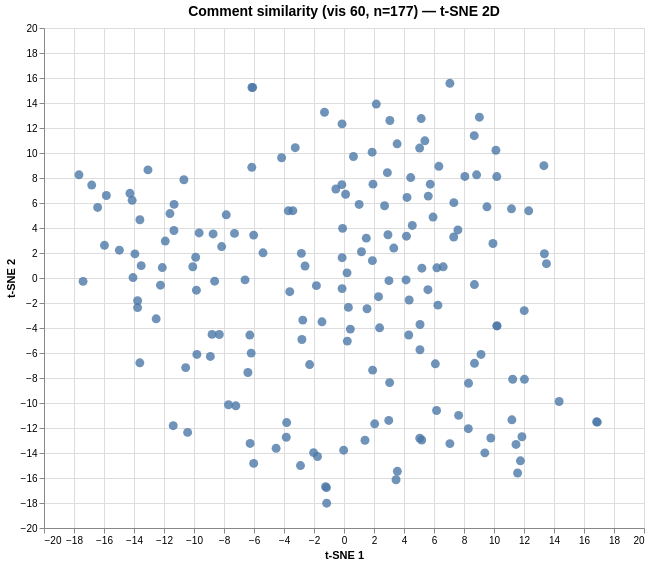

The Vega-Lite source for this figure:
### Vega specification from a JSON file in a GitHub repository (floating-point values rounded to 4 significant figures; data arrays with more than 128 entries replaced by an {"elided": "..."} marker saying what was removed)
{"$schema": "https://vega.github.io/schema/vega/v6.json", "data": [{"name": "param_1e9efca18e7a2868_store"}, {"name": "source_0", "values": {"elided": "177 records"}}, {"name": "source_0_x_domain_dim_1", "values": [{"min": -17.67, "max": 16.88}]}, {"name": "source_0_y_domain_dim_2", "values": [{"min": -18.01, "max": 15.58}]}], "signals": [{"name": "unit", "value": {}, "on": [{"events": "pointermove", "update": "isTuple(group()) ? group() : unit"}]}, {"name": "param_1e9efca18e7a2868", "update": "vlSelectionResolve(\"param_1e9efca18e7a2868_store\", \"union\")"}, {"name": "param_1e9efca18e7a2868_dim_1", "on": [{"events": [{"source": "view", "type": "dblclick"}], "update": "null"}, {"events": {"signal": "param_1e9efca18e7a2868_translate_delta"}, "update": "panLinear(param_1e9efca18e7a2868_translate_anchor.extent_x, -param_1e9efca18e7a2868_translate_delta.x / width)"}, {"events": {"signal": "param_1e9efca18e7a2868_zoom_delta"}, "update": "zoomLinear(domain(\"x\"), param_1e9efca18e7a2868_zoom_anchor.x, param_1e9efca18e7a2868_zoom_delta)"}]}, {"name": "param_1e9efca18e7a2868_dim_2", "on": [{"events": [{"source": "view", "type": "dblclick"}], "update": "null"}, {"events": {"signal": "param_1e9efca18e7a2868_translate_delta"}, "update": "panLinear(param_1e9efca18e7a2868_translate_anchor.extent_y, param_1e9efca18e7a2868_translate_delta.y / height)"}, {"events": {"signal": "param_1e9efca18e7a2868_zoom_delta"}, "update": "zoomLinear(domain(\"y\"), param_1e9efca18e7a2868_zoom_anchor.y, param_1e9efca18e7a2868_zoom_delta)"}]}, {"name": "param_1e9efca18e7a2868_tuple", "on": [{"events": [{"signal": "param_1e9efca18e7a2868_dim_1 || param_1e9efca18e7a2868_dim_2"}], "update": "param_1e9efca18e7a2868_dim_1 && param_1e9efca18e7a2868_dim_2 ? {unit: \"\", fields: param_1e9efca18e7a2868_tuple_fields, values: [param_1e9efca18e7a2868_dim_1,param_1e9efca18e7a2868_dim_2]} : null"}]}, {"name": "param_1e9efca18e7a2868_tuple_fields", "value": [{"field": "dim_1", "channel": "x", "type": "R"}, {"field": "dim_2", "channel": "y", "type": "R"}]}, {"name": "param_1e9efca18e7a2868_translate_anchor", "value": {}, "on": [{"events": [{"source": "scope", "type": "pointerdown"}], "update": "{x: x(unit), y: y(unit), extent_x: domain(\"x\"), extent_y: domain(\"y\")}"}]}, {"name": "param_1e9efca18e7a2868_translate_delta", "value": {}, "on": [{"events": [{"source": "window", "between": [{"source": "scope", "type": "pointerdown"}, {"source": "window", "type": "pointerup"}], "consume": true, "type": "pointermove"}], "update": "{x: param_1e9efca18e7a2868_translate_anchor.x - x(unit), y: param_1e9efca18e7a2868_translate_anchor.y - y(unit)}"}]}, {"name": "param_1e9efca18e7a2868_zoom_anchor", "on": [{"events": [{"source": "scope", "type": "wheel", "consume": true}], "update": "{x: invert(\"x\", x(unit)), y: invert(\"y\", y(unit))}"}]}, {"name": "param_1e9efca18e7a2868_zoom_delta", "on": [{"events": [{"source": "scope", "type": "wheel", "consume": true}], "update": "pow(1.001, event.deltaY * pow(16, event.deltaMode))", "force": true}]}, {"name": "param_1e9efca18e7a2868_modify", "on": [{"events": {"signal": "param_1e9efca18e7a2868_tuple"}, "update": "modify(\"param_1e9efca18e7a2868_store\", param_1e9efca18e7a2868_tuple, true)"}]}], "marks": [{"type": "symbol", "name": "marks", "from": {"data": "source_0"}, "encode": {"update": {"opacity": {"value": 0.8}, "x": {"field": "dim_1", "scale": "x"}, "size": {"value": 80}, "y": {"field": "dim_2", "scale": "y"}, "fill": {"value": "#4c78a8"}, "shape": {"value": "circle"}, "tooltip": {"signal": "{\"Comment #\": format(datum[\"index\"], \"\"), \"Comment\": isValid(datum[\"comment\"]) ? datum[\"comment\"] : \"\"+datum[\"comment\"]}"}}}, "clip": true, "interactive": true, "style": ["circle"]}], "scales": [{"name": "x", "type": "linear", "domain": [{"signal": "(data(\"source_0_x_domain_dim_1\")[0] || {}).min"}, {"signal": "(data(\"source_0_x_domain_dim_1\")[0] || {}).max"}], "range": [0, {"signal": "width"}], "domainRaw": {"signal": "param_1e9efca18e7a2868[\"dim_1\"]"}, "nice": true, "zero": true}, {"name": "y", "type": "linear", "domain": [{"signal": "(data(\"source_0_y_domain_dim_2\")[0] || {}).min"}, {"signal": "(data(\"source_0_y_domain_dim_2\")[0] || {}).max"}], "range": [{"signal": "height"}, 0], "domainRaw": {"signal": "param_1e9efca18e7a2868[\"dim_2\"]"}, "zero": true, "nice": true}], "axes": [{"scale": "x", "minExtent": 0, "aria": false, "gridScale": "y", "tickCount": {"signal": "ceil(width/40)"}, "grid": true, "maxExtent": 0, "ticks": false, "labels": false, "orient": "bottom", "domain": false, "zindex": 0}, {"scale": "y", "zindex": 0, "orient": "left", "gridScale": "x", "domain": false, "aria": false, "tickCount": {"signal": "ceil(height/40)"}, "grid": true, "labels": false, "maxExtent": 0, "minExtent": 0, "ticks": false}, {"scale": "x", "labelOverlap": true, "title": "t-SNE 1", "tickCount": {"signal": "ceil(width/40)"}, "zindex": 0, "grid": false, "orient": "bottom", "labelFlush": true}, {"scale": "y", "zindex": 0, "tickCount": {"signal": "ceil(height/40)"}, "orient": "left", "grid": false, "title": "t-SNE 2", "labelOverlap": true}], "title": {"text": "Comment similarity (vis 60, n=177) — t-SNE 2D", "frame": "group", "fontSize": 14}, "padding": 5, "style": "cell", "width": 600, "background": "white", "height": 500}
